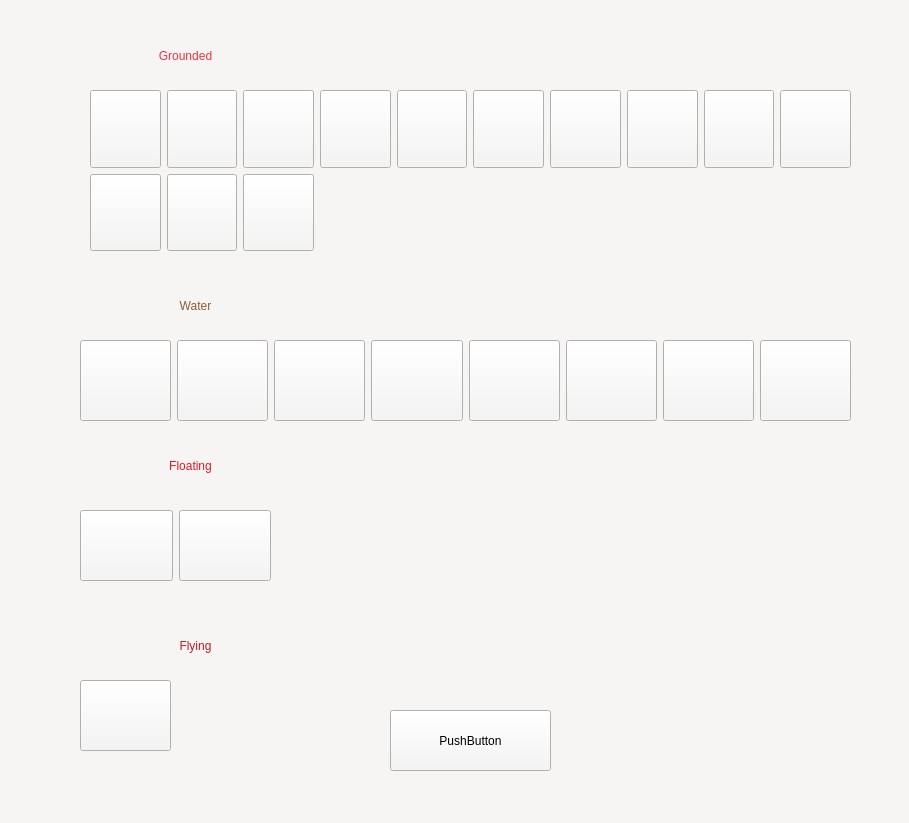
<?xml version="1.0" encoding="UTF-8"?>
<ui version="4.0">
 <class>GalleryAgents</class>
 <widget class="QWidget" name="GalleryAgents">
  <property name="geometry">
   <rect>
    <x>0</x>
    <y>0</y>
    <width>909</width>
    <height>823</height>
   </rect>
  </property>
  <property name="sizePolicy">
   <sizepolicy hsizetype="Fixed" vsizetype="Fixed">
    <horstretch>0</horstretch>
    <verstretch>0</verstretch>
   </sizepolicy>
  </property>
  <property name="minimumSize">
   <size>
    <width>9</width>
    <height>0</height>
   </size>
  </property>
  <property name="windowTitle">
   <string>Form</string>
  </property>
  <property name="styleSheet">
   <string notr="true">background-color: rgb(246, 245, 244);</string>
  </property>
  <widget class="QLabel" name="label">
   <property name="geometry">
    <rect>
     <x>50</x>
     <y>30</y>
     <width>271</width>
     <height>51</height>
    </rect>
   </property>
   <property name="styleSheet">
    <string notr="true">color: rgb(237, 51, 59);</string>
   </property>
   <property name="text">
    <string>Grounded</string>
   </property>
   <property name="alignment">
    <set>Qt::AlignmentFlag::AlignCenter</set>
   </property>
  </widget>
  <widget class="QLabel" name="label_2">
   <property name="geometry">
    <rect>
     <x>50</x>
     <y>280</y>
     <width>291</width>
     <height>51</height>
    </rect>
   </property>
   <property name="styleSheet">
    <string notr="true">color: rgb(134, 94, 60);</string>
   </property>
   <property name="text">
    <string>Water</string>
   </property>
   <property name="alignment">
    <set>Qt::AlignmentFlag::AlignCenter</set>
   </property>
  </widget>
  <widget class="QPushButton" name="Rambu">
   <property name="geometry">
    <rect>
     <x>80</x>
     <y>680</y>
     <width>91</width>
     <height>71</height>
    </rect>
   </property>
   <property name="sizePolicy">
    <sizepolicy hsizetype="Minimum" vsizetype="Expanding">
     <horstretch>0</horstretch>
     <verstretch>0</verstretch>
    </sizepolicy>
   </property>
   <property name="text">
    <string/>
   </property>
  </widget>
  <widget class="QLabel" name="label_3">
   <property name="geometry">
    <rect>
     <x>50</x>
     <y>620</y>
     <width>291</width>
     <height>51</height>
    </rect>
   </property>
   <property name="layoutDirection">
    <enum>Qt::LayoutDirection::LeftToRight</enum>
   </property>
   <property name="autoFillBackground">
    <bool>false</bool>
   </property>
   <property name="styleSheet">
    <string notr="true">color: rgb(192, 28, 40);</string>
   </property>
   <property name="text">
    <string notr="true">Flying</string>
   </property>
   <property name="scaledContents">
    <bool>true</bool>
   </property>
   <property name="alignment">
    <set>Qt::AlignmentFlag::AlignCenter</set>
   </property>
  </widget>
  <widget class="QLabel" name="label_4">
   <property name="geometry">
    <rect>
     <x>50</x>
     <y>440</y>
     <width>281</width>
     <height>51</height>
    </rect>
   </property>
   <property name="styleSheet">
    <string notr="true">color: rgb(224, 27, 36);</string>
   </property>
   <property name="text">
    <string>Floating</string>
   </property>
   <property name="alignment">
    <set>Qt::AlignmentFlag::AlignCenter</set>
   </property>
  </widget>
  <widget class="QWidget" name="layoutWidget">
   <property name="geometry">
    <rect>
     <x>80</x>
     <y>340</y>
     <width>771</width>
     <height>81</height>
    </rect>
   </property>
   <layout class="QHBoxLayout" name="horizontalLayout_2">
    <item>
     <widget class="QPushButton" name="billy">
      <property name="sizePolicy">
       <sizepolicy hsizetype="Minimum" vsizetype="Expanding">
        <horstretch>0</horstretch>
        <verstretch>0</verstretch>
       </sizepolicy>
      </property>
      <property name="text">
       <string/>
      </property>
     </widget>
    </item>
    <item>
     <widget class="QPushButton" name="Reketon">
      <property name="sizePolicy">
       <sizepolicy hsizetype="Minimum" vsizetype="Expanding">
        <horstretch>0</horstretch>
        <verstretch>0</verstretch>
       </sizepolicy>
      </property>
      <property name="text">
       <string/>
      </property>
     </widget>
    </item>
    <item>
     <widget class="QPushButton" name="Angus">
      <property name="sizePolicy">
       <sizepolicy hsizetype="Minimum" vsizetype="Expanding">
        <horstretch>0</horstretch>
        <verstretch>0</verstretch>
       </sizepolicy>
      </property>
      <property name="text">
       <string/>
      </property>
     </widget>
    </item>
    <item>
     <widget class="QPushButton" name="Duraham">
      <property name="sizePolicy">
       <sizepolicy hsizetype="Minimum" vsizetype="Expanding">
        <horstretch>0</horstretch>
        <verstretch>0</verstretch>
       </sizepolicy>
      </property>
      <property name="text">
       <string/>
      </property>
     </widget>
    </item>
    <item>
     <widget class="QPushButton" name="ColonelBaba">
      <property name="sizePolicy">
       <sizepolicy hsizetype="Minimum" vsizetype="Expanding">
        <horstretch>0</horstretch>
        <verstretch>0</verstretch>
       </sizepolicy>
      </property>
      <property name="text">
       <string/>
      </property>
     </widget>
    </item>
    <item>
     <widget class="QPushButton" name="Medusa">
      <property name="sizePolicy">
       <sizepolicy hsizetype="Minimum" vsizetype="Expanding">
        <horstretch>0</horstretch>
        <verstretch>0</verstretch>
       </sizepolicy>
      </property>
      <property name="text">
       <string/>
      </property>
     </widget>
    </item>
    <item>
     <widget class="QPushButton" name="Bunka">
      <property name="sizePolicy">
       <sizepolicy hsizetype="Minimum" vsizetype="Expanding">
        <horstretch>0</horstretch>
        <verstretch>0</verstretch>
       </sizepolicy>
      </property>
      <property name="text">
       <string/>
      </property>
     </widget>
    </item>
    <item>
     <widget class="QPushButton" name="Sanka">
      <property name="sizePolicy">
       <sizepolicy hsizetype="Minimum" vsizetype="Expanding">
        <horstretch>0</horstretch>
        <verstretch>0</verstretch>
       </sizepolicy>
      </property>
      <property name="text">
       <string/>
      </property>
     </widget>
    </item>
   </layout>
  </widget>
  <widget class="QWidget" name="layoutWidget">
   <property name="geometry">
    <rect>
     <x>80</x>
     <y>510</y>
     <width>191</width>
     <height>71</height>
    </rect>
   </property>
   <layout class="QHBoxLayout" name="horizontalLayout_3">
    <item>
     <widget class="QPushButton" name="Sabrina">
      <property name="sizePolicy">
       <sizepolicy hsizetype="Minimum" vsizetype="Expanding">
        <horstretch>0</horstretch>
        <verstretch>0</verstretch>
       </sizepolicy>
      </property>
      <property name="text">
       <string/>
      </property>
     </widget>
    </item>
    <item>
     <widget class="QPushButton" name="Death">
      <property name="sizePolicy">
       <sizepolicy hsizetype="Minimum" vsizetype="Expanding">
        <horstretch>0</horstretch>
        <verstretch>0</verstretch>
       </sizepolicy>
      </property>
      <property name="text">
       <string/>
      </property>
     </widget>
    </item>
   </layout>
  </widget>
  <widget class="QWidget" name="layoutWidget">
   <property name="geometry">
    <rect>
     <x>90</x>
     <y>90</y>
     <width>761</width>
     <height>161</height>
    </rect>
   </property>
   <layout class="QGridLayout" name="gridLayout">
    <item row="0" column="0">
     <widget class="QPushButton" name="Kabu">
      <property name="sizePolicy">
       <sizepolicy hsizetype="Minimum" vsizetype="Expanding">
        <horstretch>0</horstretch>
        <verstretch>0</verstretch>
       </sizepolicy>
      </property>
      <property name="styleSheet">
       <string notr="true"/>
      </property>
      <property name="text">
       <string/>
      </property>
     </widget>
    </item>
    <item row="0" column="1">
     <widget class="QPushButton" name="Boi">
      <property name="sizePolicy">
       <sizepolicy hsizetype="Minimum" vsizetype="Expanding">
        <horstretch>0</horstretch>
        <verstretch>0</verstretch>
       </sizepolicy>
      </property>
      <property name="styleSheet">
       <string notr="true">background-image: url(:/preAgent/Agents/Sanka.webp);
background-position: center;
background-repeat: no-repeat;</string>
      </property>
      <property name="text">
       <string/>
      </property>
     </widget>
    </item>
    <item row="0" column="2">
     <widget class="QPushButton" name="Salih">
      <property name="sizePolicy">
       <sizepolicy hsizetype="Minimum" vsizetype="Expanding">
        <horstretch>0</horstretch>
        <verstretch>0</verstretch>
       </sizepolicy>
      </property>
      <property name="styleSheet">
       <string notr="true">background-image: url(:/near/Thor.webp);
background-position: center;
background-repeat: no-repeat;</string>
      </property>
      <property name="text">
       <string/>
      </property>
     </widget>
    </item>
    <item row="0" column="3">
     <widget class="QPushButton" name="SirFillip">
      <property name="sizePolicy">
       <sizepolicy hsizetype="Minimum" vsizetype="Expanding">
        <horstretch>0</horstretch>
        <verstretch>0</verstretch>
       </sizepolicy>
      </property>
      <property name="styleSheet">
       <string notr="true">background-image: url(:/near/Thor.webp);
background-position: center;
background-repeat: no-repeat;</string>
      </property>
      <property name="text">
       <string/>
      </property>
     </widget>
    </item>
    <item row="0" column="4">
     <widget class="QPushButton" name="Frust">
      <property name="sizePolicy">
       <sizepolicy hsizetype="Minimum" vsizetype="Expanding">
        <horstretch>0</horstretch>
        <verstretch>0</verstretch>
       </sizepolicy>
      </property>
      <property name="styleSheet">
       <string notr="true">background-image: url(:/near/Thor.webp);
background-position: center;
background-repeat: no-repeat;</string>
      </property>
      <property name="text">
       <string/>
      </property>
     </widget>
    </item>
    <item row="0" column="5">
     <widget class="QPushButton" name="Khan">
      <property name="sizePolicy">
       <sizepolicy hsizetype="Minimum" vsizetype="Expanding">
        <horstretch>0</horstretch>
        <verstretch>0</verstretch>
       </sizepolicy>
      </property>
      <property name="styleSheet">
       <string notr="true">background-image: url(:/near/Thor.webp);
background-position: center;
background-repeat: no-repeat;</string>
      </property>
      <property name="text">
       <string/>
      </property>
     </widget>
    </item>
    <item row="0" column="6">
     <widget class="QPushButton" name="Eloi">
      <property name="sizePolicy">
       <sizepolicy hsizetype="Minimum" vsizetype="Expanding">
        <horstretch>0</horstretch>
        <verstretch>0</verstretch>
       </sizepolicy>
      </property>
      <property name="styleSheet">
       <string notr="true">background-image: url(:/near/Thor.webp);
background-position: center;
background-repeat: no-repeat;</string>
      </property>
      <property name="text">
       <string/>
      </property>
     </widget>
    </item>
    <item row="0" column="7">
     <widget class="QPushButton" name="Rajakal">
      <property name="sizePolicy">
       <sizepolicy hsizetype="Minimum" vsizetype="Expanding">
        <horstretch>0</horstretch>
        <verstretch>0</verstretch>
       </sizepolicy>
      </property>
      <property name="styleSheet">
       <string notr="true">background-image: url(:/near/Thor.webp);
background-position: center;
background-repeat: no-repeat;</string>
      </property>
      <property name="text">
       <string/>
      </property>
     </widget>
    </item>
    <item row="0" column="8">
     <widget class="QPushButton" name="Tusk">
      <property name="sizePolicy">
       <sizepolicy hsizetype="Minimum" vsizetype="Expanding">
        <horstretch>0</horstretch>
        <verstretch>0</verstretch>
       </sizepolicy>
      </property>
      <property name="styleSheet">
       <string notr="true">background-image: url(:/near/Thor.webp);
background-position: center;
background-repeat: no-repeat;</string>
      </property>
      <property name="text">
       <string/>
      </property>
     </widget>
    </item>
    <item row="0" column="9">
     <widget class="QPushButton" name="SirLamorak">
      <property name="sizePolicy">
       <sizepolicy hsizetype="Minimum" vsizetype="Expanding">
        <horstretch>0</horstretch>
        <verstretch>0</verstretch>
       </sizepolicy>
      </property>
      <property name="styleSheet">
       <string notr="true">background-image: url(:/near/Thor.webp);
background-position: center;
background-repeat: no-repeat;</string>
      </property>
      <property name="text">
       <string/>
      </property>
     </widget>
    </item>
    <item row="1" column="0">
     <widget class="QPushButton" name="Kanar">
      <property name="sizePolicy">
       <sizepolicy hsizetype="Minimum" vsizetype="Expanding">
        <horstretch>0</horstretch>
        <verstretch>0</verstretch>
       </sizepolicy>
      </property>
      <property name="text">
       <string/>
      </property>
     </widget>
    </item>
    <item row="1" column="1">
     <widget class="QPushButton" name="Elsa">
      <property name="sizePolicy">
       <sizepolicy hsizetype="Minimum" vsizetype="Expanding">
        <horstretch>0</horstretch>
        <verstretch>0</verstretch>
       </sizepolicy>
      </property>
      <property name="text">
       <string/>
      </property>
     </widget>
    </item>
    <item row="1" column="2">
     <widget class="QPushButton" name="Karissa">
      <property name="sizePolicy">
       <sizepolicy hsizetype="Minimum" vsizetype="Expanding">
        <horstretch>0</horstretch>
        <verstretch>0</verstretch>
       </sizepolicy>
      </property>
      <property name="text">
       <string/>
      </property>
     </widget>
    </item>
   </layout>
  </widget>
  <widget class="QPushButton" name="StartButton">
   <property name="geometry">
    <rect>
     <x>390</x>
     <y>710</y>
     <width>161</width>
     <height>61</height>
    </rect>
   </property>
   <property name="text">
    <string>PushButton</string>
   </property>
  </widget>
 </widget>
 <resources/>
 <connections/>
</ui>
